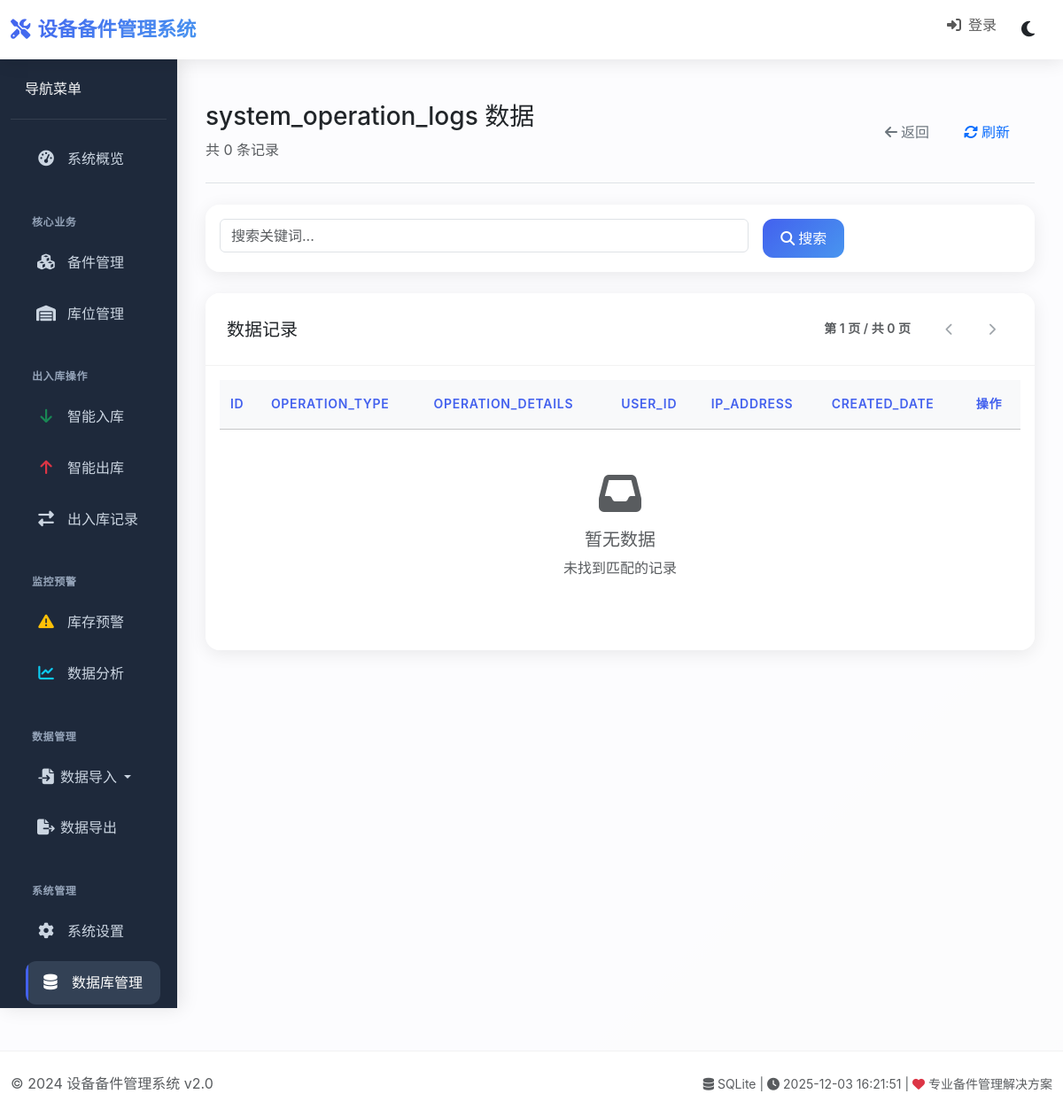
The app's page /database/table/system_operation_logs, older data.
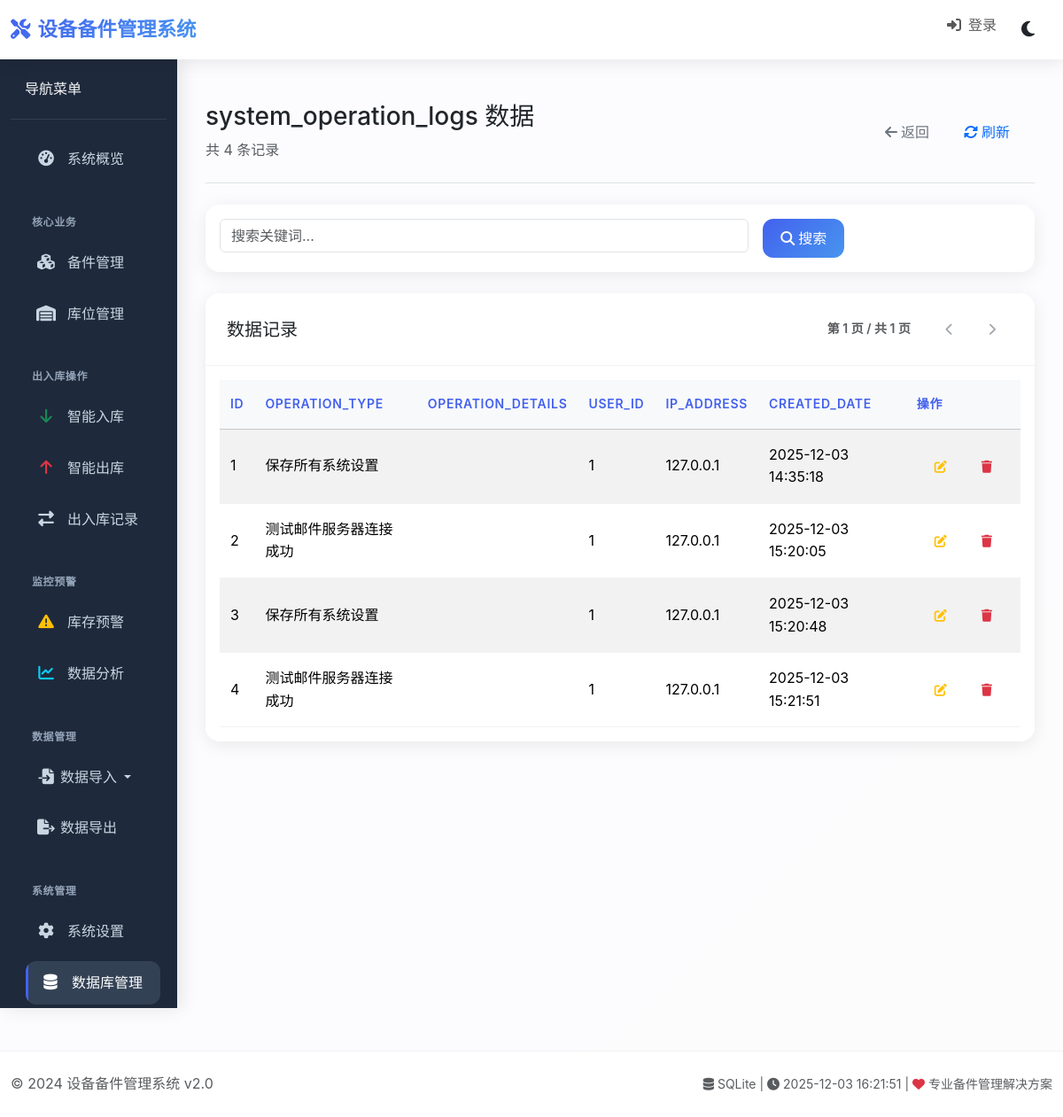
The same page, newer data.
### tables this page shows
CREATE TABLE system_operation_logs (
                id INTEGER PRIMARY KEY AUTOINCREMENT,
                operation_type TEXT NOT NULL,
                operation_details TEXT,
                user_id INTEGER,
                ip_address TEXT,
                created_date TIMESTAMP DEFAULT CURRENT_TIMESTAMP
            );

### routes/database_routes.py (the view, shortened to what this page needs)
    @app.route('/database/table/<table_name>')
    def view_table_data(table_name):
        try:
            page = request.args.get('page', 1, type=int)
            per_page = 50
            search = request.args.get('search', '')
            db_manager = DatabaseManager()
            with db_manager.get_connection() as conn:
                cursor = conn.execute(f"PRAGMA table_info({table_name})")
                columns = [{'name': row[1], 'type': row[2]} for row in cursor.fetchall()]
                query = f"SELECT * FROM {table_name}"
                count_query = f"SELECT COUNT(*) FROM {table_name}"
                params = []
                cursor = conn.execute(count_query, params)
                total_count = cursor.fetchone()[0]
                query += " LIMIT ? OFFSET ?"
                params.extend([per_page, (page - 1) * per_page])
                cursor = conn.execute(query, params)
                rows = cursor.fetchall()
                data = []
                for row in rows:
                    if hasattr(row, '_fields'):
                        row_dict = {}
                        for i, field in enumerate(row._fields):
                            row_dict[field] = row[i]
                        data.append(row_dict)
                    else:
                        row_dict = {}
                        for i, col in enumerate(columns):
                            row_dict[col['name']] = row[i] if i < len(row) else None
                        data.append(row_dict)
                total_pages = (total_count + per_page - 1) // per_page
            return render_template('table_view.html',
                                   table_name=table_name,
                                   columns=columns,
                                   data=data,
                                   page=page,
                                   total_pages=total_pages,
                                   total_count=total_count,
                                   search=search)
        except Exception as e:
            app.logger.error(f"查看表数据失败: {str(e)}")
            flash(f'查看表数据失败: {str(e)}', 'danger')
            return redirect(url_for('database_management'))

### models/database.py (called while the page is built)
    def _init_db(self):
        os.makedirs(os.path.dirname(self.db_path) if os.path.dirname(self.db_path) else '.', exist_ok=True)
        with self._get_raw_connection() as conn:
            conn.execute("PRAGMA foreign_keys = ON")
            conn.execute("PRAGMA journal_mode = WAL")
            conn.execute("PRAGMA synchronous = NORMAL")
            conn.execute("PRAGMA cache_size = 100000")
            conn.execute("PRAGMA temp_store = MEMORY")
            conn.execute("PRAGMA mmap_size = 268435456")
            conn.execute("PRAGMA page_size = 4096")
            conn.execute("PRAGMA busy_timeout = 10000")

    @contextmanager
    def _get_raw_connection(self):
        conn = None
        try:
            conn = sqlite3.connect(
                self.db_path,
                timeout=30.0,
                check_same_thread=False,
                isolation_level=None
            )
            conn.row_factory = sqlite3.Row
            yield conn
        finally:
            if conn:
                conn.close()

### templates/table_view.html (shortened to what the changed rows need)
{% extends "base.html" %}
{% block content %}
<div class="d-flex justify-content-between flex-wrap flex-md-nowrap align-items-center pt-3 pb-4 mb-4 border-bottom">
    <div>
        <h1 class="h3 mb-2">{{ table_name }} 数据</h1>
        <p class="text-muted mb-0">共 {{ total_count }} 条记录</p>
    </div>
</div>
<div class="card">
    <div class="card-header d-flex justify-content-between align-items-center">
        <div>
            <small class="text-muted me-3">
                第 {{ page }} 页 / 共 {{ total_pages }} 页
            </small>
            <div class="btn-group btn-group-sm">
                <a href="{{ url_for('view_table_data', table_name=table_name, page=page-1, search=search) if page > 1 else '#' }}"
                   class="btn btn-outline-secondary {{ 'disabled' if page <= 1 }}">
                </a>
                <a href="{{ url_for('view_table_data', table_name=table_name, page=page+1, search=search) if page < total_pages else '#' }}"
                   class="btn btn-outline-secondary {{ 'disabled' if page >= total_pages }}">
                </a>
            </div>
        </div>
    </div>
    <div class="card-body">
        <div class="table-responsive" style="max-height: 600px; overflow-y: auto;">
            <table class="table table-hover table-striped">
                <thead class="table-light sticky-top">
                    <tr>
                        {% for column in columns %}
                        <th>{{ column.name }}</th>
                        {% endfor %}
                        <th>操作</th>
                    </tr>
                </thead>
                <tbody>
                    {% for row in data %}
                    <tr>
                        {% for column in columns %}
                        <td>
                            {% set value = row[column.name] %}
                            {% if value is none %}
                                <span class="text-muted">NULL</span>
                            {% elif value is string and value|length > 50 %}
                                <span title="{{ value }}">{{ value[:50] }}...</span>
                            {% else %}
                                {{ value }}
                            {% endif %}
                        </td>
                        {% endfor %}
                        <td>
                            <div class="btn-group btn-group-sm">
                                <button class="btn btn-outline-warning btn-sm"
                                        onclick="editRecord('{{ table_name }}', '{{ row[columns[0].name] }}')"
                                        title="编辑">
                                    <i class="fas fa-edit"></i>
                                </button>
                                <button class="btn btn-outline-danger btn-sm"
                                        onclick="deleteRecord('{{ table_name }}', '{{ row[columns[0].name] }}')"
                                        title="删除">
                                    <i class="fas fa-trash"></i>
                                </button>
                            </div>
                        </td>
                    </tr>
                    {% endfor %}
                </tbody>
            </table>
        </div>
        {% if not data %}
        <div class="text-center py-5">
            <i class="fas fa-inbox fa-3x text-muted mb-3"></i>
            <h5 class="text-muted">暂无数据</h5>
            <p class="text-muted">未找到匹配的记录</p>
        </div>
        {% endif %}
    </div>
</div>
{% endblock %}

Row changes from the older to the newer data that the page shows:
added system_operation_logs: columns "1" "保存所有系统设置" "1" "127.0.0.1" "2025-12-03 14:35:18"
added system_operation_logs: columns "2" "测试邮件服务器连接成功" "1" "127.0.0.1" "2025-12-03 15:20:05"
added system_operation_logs: columns "3" "保存所有系统设置" "1" "127.0.0.1" "2025-12-03 15:20:48"
added system_operation_logs: columns "4" "测试邮件服务器连接成功" "1" "127.0.0.1" "2025-12-03 15:21:51"
Text that changed along with them:
{{ total_count }}: "0" → "4"
{{ total_pages }}: "0" → "1"
text no longer shown: "暂无数据 未找到匹配的记录"
